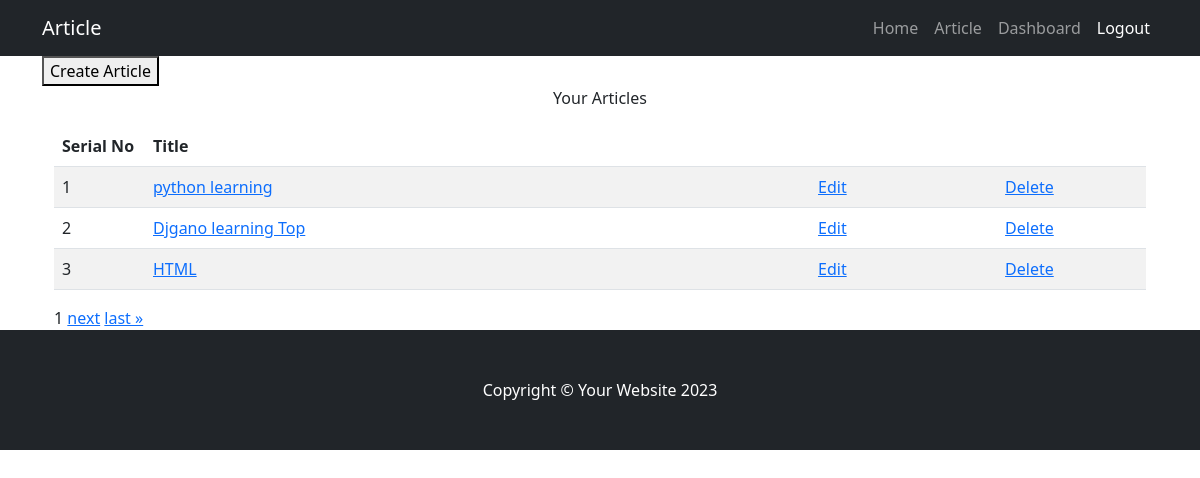
Before: /news/dashboard/ (signed in) with the older database file.
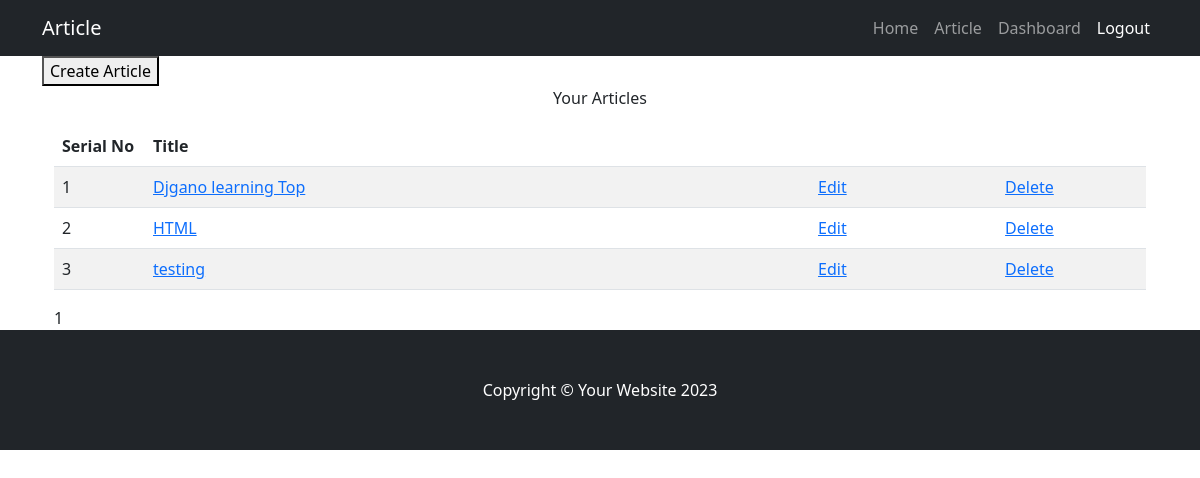
After: the same page with the newer database file.
### article/models.py (models this page shows, shortened)
class Article(models.Model):
    title=models.CharField(max_length=500)
    content=models.TextField(max_length=500)
    published_date=models.DateTimeField(auto_now=True,blank=True)
    author=models.ForeignKey(User,on_delete=models.CASCADE)
    category=models.ManyToManyField(Category)
    image=models.ImageField(upload_to='articles/',blank=True,null=True)
    created_at=models.DateTimeField(auto_now_add=True)
    updated_date=models.DateTimeField(auto_now=True)

### article/views.py (the view)
# urls.py: path("dashboard/", views.dashboard, name="dashboard"),
@login_required(login_url="login")
def dashboard(request):
    articles = Article.objects.filter(author=request.user)
    paginator = Paginator(
        articles, 3
    )  # You can adjust the number of articles per page as needed
    page_number = request.GET.get("page")
    page = paginator.get_page(page_number)
    context = {
        "articles": page,
    }
    return render(request, "article/dashboard.html", context)

### templates/article/dashboard.html (shortened to what this page needs)
{% extends 'base.html' %} {% block content %}
<div class="container">
  <div class="row">
    <div class="col-lg-12">
      <a href="{% url 'create' %}">
        <button class="btn-lg btn-secondary longButton">
          Create Article
        </button></a
      >
    </div>
    <div class="col-lg-12 bar">
      <div class="container">
        <div class="panel panel-default">
          <div class="panel-heading">
            <p class="text-center">Your Articles</p>
          </div>
          <table class="table table-striped">
            <thead>
              <tr>
                <th>Serial No</th>
                <th>Title</th>
                <th></th>
                <th></th>
              </tr>
            </thead>
            <tbody>
              {% for item in articles %}
              <tr>
                <td class="col-lg-1 col-md-1 col-xs-2">{{forloop.counter}}</td>
                <td class="vert-align">
                  <a href="{% url 'article_detail' item.id %}"
                    >{{item.title}}</a
                  >
                </td>
                <td class="text-center vert-align">
                  <a
                    class="btn-lg btn-secondary"
                    href="{% url 'edit_article' item.id %}"
                    >Edit</a
                  >
                </td>
                <td class="text-center vert-align">
                  <a
                    class="btn-lg btn-secondary"
                    href="{% url 'delete_article' item.id %}"
                    >Delete</a
                  >
                </td>
              </tr>
              {% endfor %}
            </tbody>
          </table>
        </div>
        <div class="pagination">
          <span class="step-links">
            <span class="current-page">{{ articles.number }}</span>
            {% if articles.has_next %}
            <a href="?page={{ articles.next_page_number }}">next</a>
            <a href="?page={{ articles.paginator.num_pages }}">last &raquo;</a>
            {% endif %}
          </span>
        </div>
      </div>
    </div>
  </div>
</div>
{% endblock content %}

Changed rows visible on the page:
removed Article: title "python learning"
now on this page (row unchanged): Article: title "testing"
Other visible differences:
text no longer shown: "next last »"
